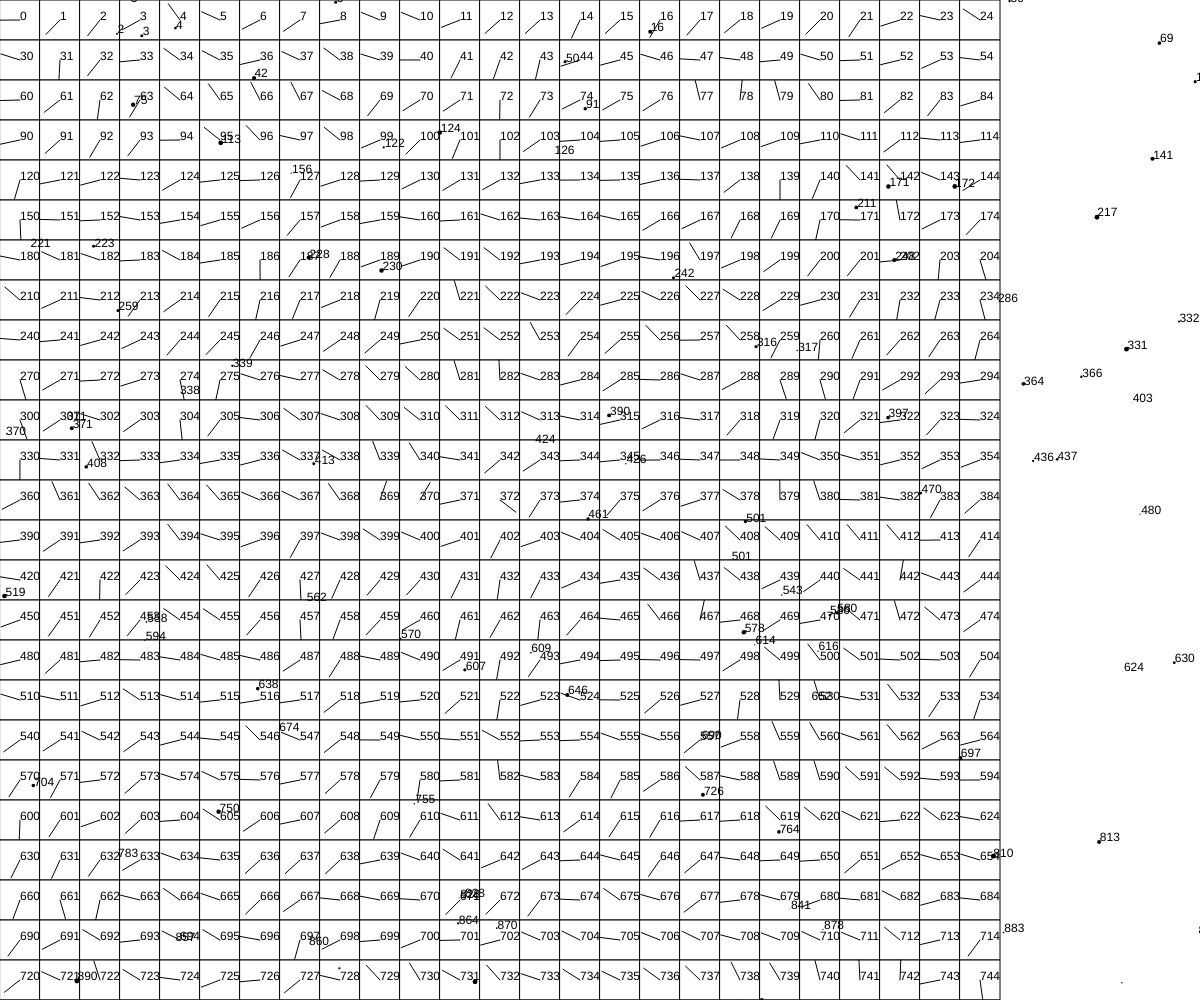
Frame 1 (no input)
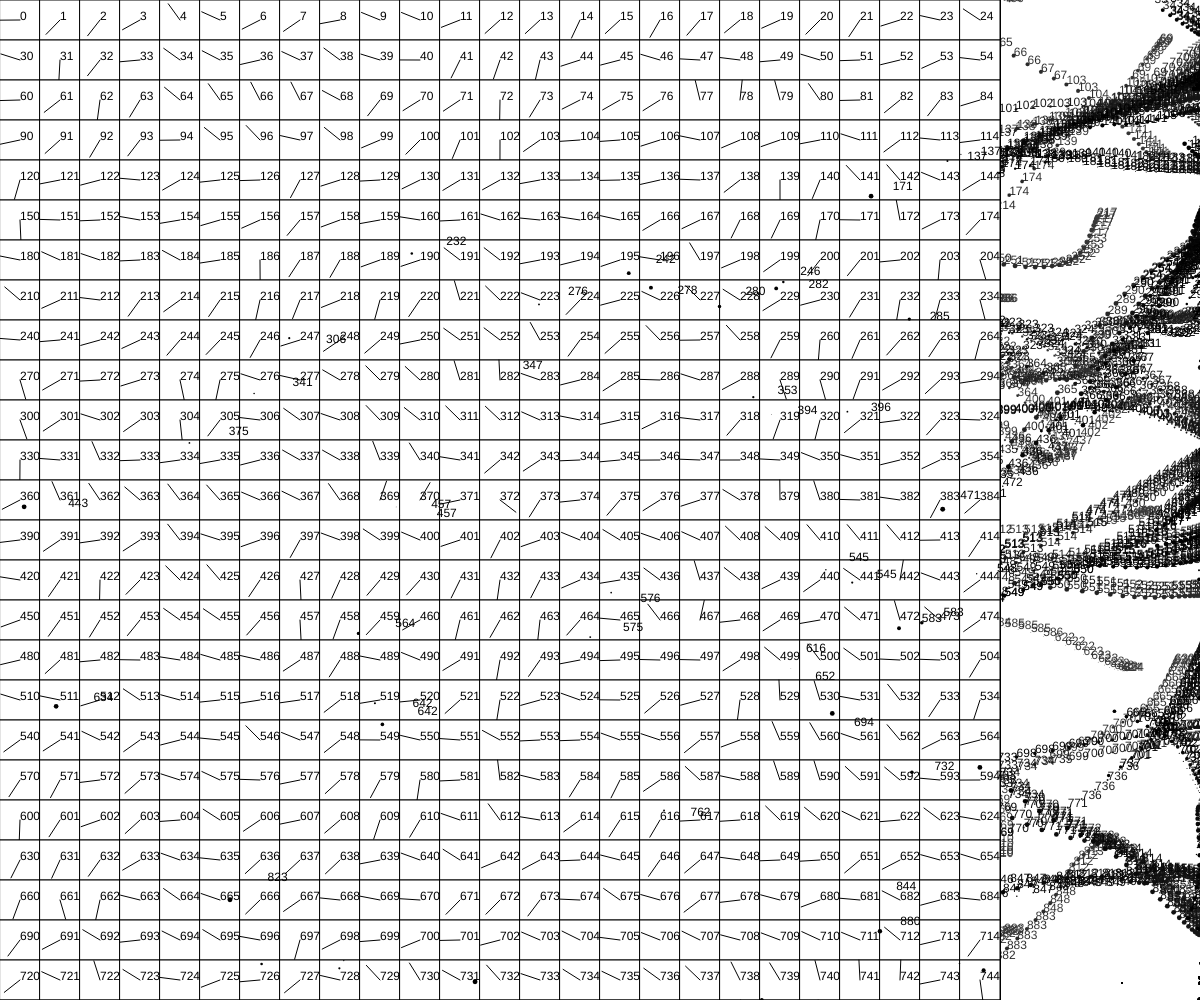
Frame 60 (no input)
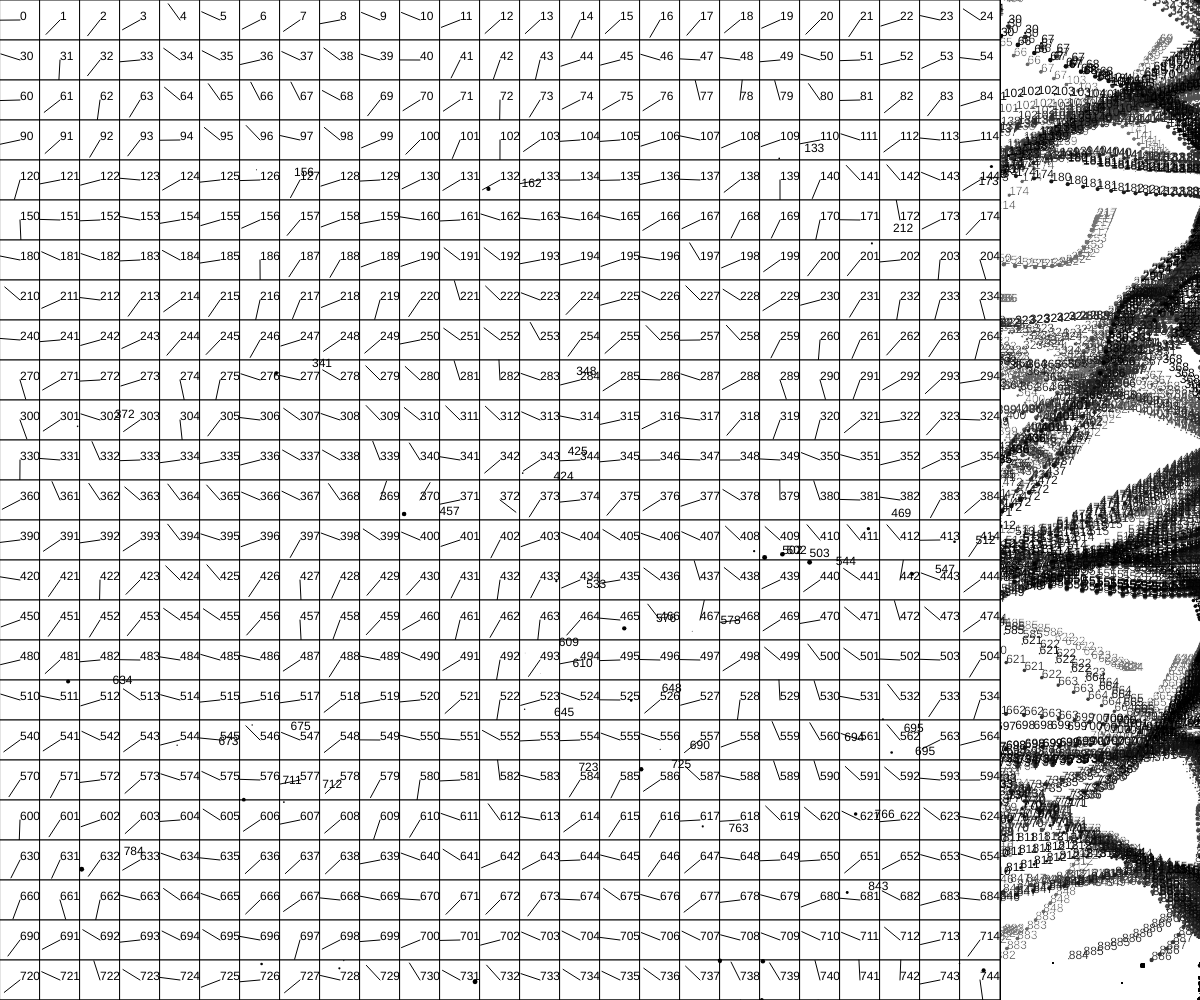
Frame 120 (the mouse pressed at the canvas centre since frame 60)

The p5.js sketch that drew these frames (run headless with seeded random() and noise() and a simulated clock; from frame 60 on, the mouse is pressed at the canvas centre):

// p5.js sketch
// ── sketch.js
let frame1;
let amount = 100;
let particles = [];
let fields = [];
let wBlockNum = 30;
let hBlockNum;
let blockSize;

function setup() {
  frame1 = createCanvas(windowWidth, windowHeight);
  blockSize = frame1.width / wBlockNum;
  hBlockNum = ceil(frame1.height / blockSize);
  for (let i = 0; i < amount; i++) {
    particles[i] = new Particle(
      random(windowWidth),
      random(windowHeight),
      random(5)
    );
  }
  // for (let i = 0; i < wBlockNum * hBlockNum; i++) {
  //   fields[i] = new Field(
  //     (i % wBlockNum) * blockSize + blockSize / 2,
  //     floor(i / wBlockNum) * blockSize + blockSize / 2,
  //     blockSize
  //   );
  // }
  for (let i = 0; i < wBlockNum; i++) {
    for (let j = 0; j < hBlockNum; j++) {
      fields.push(new Field(
        j,
        i,
        blockSize
      ));
    }
  }
}

function draw() {

  // text(mouseX, 0, 0);
  for (let j = 0; j < fields.length; j++) {
    fields[j].update(j);
    fields[j].display();
  }
  background(255, 1);
  for (let i = 0; i < amount; i++) {
    if (particles[i].isAlive()) {
      particles[i].update();
      particles[i].display();
    }
    else {
      particles[i] = new Particle(
        windowWidth,
        random(windowHeight),
        random(5)
      );
    }
  }
}


class Field {
  constructor(w, h, size) {
    this.pos = createVector(w * blockSize + blockSize / 2, h * blockSize + blockSize / 2);
    this.vector = createVector();
    this.size = size;
    this.num = createVector(w, h);
    this.FREQ_POS = 0.01;
    this.FREQ_SPD = 0.01;
    this.fieldNum = wBlockNum * this.num.y + this.num.x;
  }

  update(i) {
    let xFreq = this.pos.x * this.FREQ_POS + 1 * this.FREQ_SPD;
    let yFreq = this.pos.y * this.FREQ_POS + 1 * this.FREQ_SPD;
    let noiseValue = noise(xFreq, yFreq);
    let angle = map(noiseValue, 0, 1, 0, TWO_PI);
    this.vector = createVector(xFreq * 2 - 1, yFreq * 2 - 1).normalize();
    this.vector = p5.Vector.fromAngle(angle);
    // this.vector = createVector(noise(frameCount / 100 + i) * 2 - 1, noise(frameCount / 100 + i + 1) * 2 - 1).normalize();
  }

  display() {
    push();
    rectMode(CENTER);
    translate(this.pos.x, this.pos.y);
    // circle(0, 0, 5);
    rect(0, 0, this.size, this.size);
    line(0, 0, this.vector.x * this.size / 2, this.vector.y * this.size / 2);
    text(wBlockNum * this.num.y + this.num.x, 0, 0);
    pop();
  }
}


class Particle {
  constructor(posX, posY, size) {
    this.pos = createVector(posX, posY);
    this.size = size;
    this.speed = createVector();
    this.alive = true;
  }

  display() {
    push()
    translate(this.pos.x, this.pos.y);
    fill(0);
    noStroke();
    circle(0, 0, this.size);
    pop();
  }

  update() {
    this.field = this.currentField();
    if (this.field == undefined) {
      return;
    }
    text(this.field.fieldNum, this.pos.x, this.pos.y);
    let force = this.field.vector.copy();
    force.mult(1);
    this.speed.add(force);
    this.pos.add(this.speed);
  }

  currentField() {
    let x = floor(this.pos.x / blockSize);
    let y = floor(this.pos.y / blockSize);
    if (x < 0 || x > wBlockNum || y < 0 || y > hBlockNum) {
      return fields[-1];
    }
    return fields[x + y * (wBlockNum + 1)];
  }


  isAlive() {
    if (this.pos.x < 0 || this.pos.x > windowWidth || this.pos.y < 0 || this.pos.y > windowHeight) {
      return false;
    }
    return true;
  }
}
